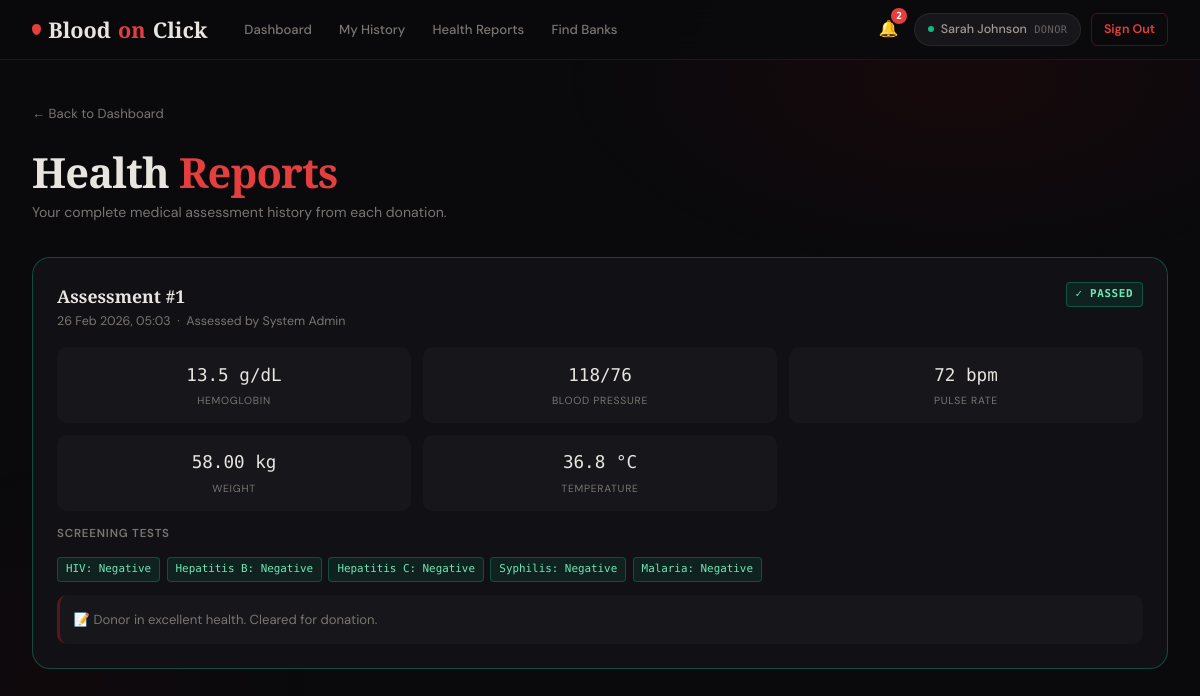
Screenshot of /donor/assessments.php (signed in) with the database file from the repository.
### tables this page shows
CREATE TABLE IF NOT EXISTS medical_assessments (
    id              INT AUTO_INCREMENT PRIMARY KEY,
    donor_id        INT             NOT NULL,
    assessed_by     INT             NOT NULL,           
    donation_id     INT             DEFAULT NULL,
    hemoglobin      DECIMAL(4,1),                       
    blood_pressure  VARCHAR(20),                        
    pulse_rate      INT,                                
    weight          DECIMAL(5,2),                       
    temperature     DECIMAL(4,1),                       
    hiv_status      ENUM('Negative','Positive','Unknown') DEFAULT 'Unknown',
    hepatitis_b     ENUM('Negative','Positive','Unknown') DEFAULT 'Unknown',
    hepatitis_c     ENUM('Negative','Positive','Unknown') DEFAULT 'Unknown',
    syphilis        ENUM('Negative','Positive','Unknown') DEFAULT 'Unknown',
    malaria         ENUM('Negative','Positive','Unknown') DEFAULT 'Unknown',
    passed          TINYINT(1)      DEFAULT 1,
    notes           TEXT,
    assessed_at     TIMESTAMP       DEFAULT CURRENT_TIMESTAMP,
    FOREIGN KEY (donor_id)    REFERENCES users(id)      ON DELETE CASCADE,
    FOREIGN KEY (assessed_by) REFERENCES users(id)      ON DELETE CASCADE,
    FOREIGN KEY (donation_id) REFERENCES donations(id)  ON DELETE SET NULL
);

CREATE TABLE IF NOT EXISTS users (
    id            INT AUTO_INCREMENT PRIMARY KEY,
    full_name     VARCHAR(150)     NOT NULL,
    age           INT,
    gender        ENUM('Male','Female','Other'),
    blood_group   ENUM('A+','A-','B+','B-','AB+','AB-','O+','O-'),
    contact       VARCHAR(20),
    email         VARCHAR(200)     NOT NULL UNIQUE,
    password      VARCHAR(255)     NOT NULL,
    city          VARCHAR(100),
    latitude      DECIMAL(10,7)    DEFAULT NULL,
    longitude     DECIMAL(10,7)    DEFAULT NULL,
    last_donation_date DATE        DEFAULT NULL,
    role          ENUM('admin','donor','blood_bank','seeker') DEFAULT 'donor',
    is_available  TINYINT(1)       DEFAULT 1,
    profile_photo VARCHAR(255)     DEFAULT NULL,
    created_at    TIMESTAMP        DEFAULT CURRENT_TIMESTAMP,
    updated_at    TIMESTAMP        DEFAULT CURRENT_TIMESTAMP ON UPDATE CURRENT_TIMESTAMP
);

### donor/assessments.php (the view, shortened to what this page needs)
<?php
require_once '../config/layout.php';
$db  = getDB();
$uid = $_SESSION['user_id'];
$assessments = $db->prepare("SELECT ma.*,u.full_name AS assessor_name FROM medical_assessments ma JOIN users u ON ma.assessed_by=u.id WHERE ma.donor_id=? ORDER BY ma.assessed_at DESC");
$assessments->execute([$uid]);
$assessments = $assessments->fetchAll();
renderHead('Health Reports'); ?>
<div class="page animate-in">
  <a href="/donor/dashboard.php" class="back-link">← Back to Dashboard</a>
  <h1 class="page-title">Health <span>Reports</span></h1>
  <p class="page-subtitle">Your complete medical assessment history from each donation.</p>
  <?php if(empty($assessments)): ?>
    <div class="empty-state"><div class="icon">🩺</div><p>No medical assessments on record yet.</p></div>
  <?php else: foreach($assessments as $i=>$a): ?>
  <div class="assessment-card <?= $a['passed']?'passed':'failed' ?>" style="margin-bottom:1.25rem;animation:fadeUp .4s ease <?= $i*.05 ?>s both;">
    <div style="display:flex;justify-content:space-between;align-items:flex-start;flex-wrap:wrap;gap:.5rem;margin-bottom:1rem;">
      <div>
        <div style="font-family:var(--font-display);font-size:1.1rem;font-weight:700;">Assessment #<?= $i+1 ?></div>
        <div style="font-size:.78rem;color:var(--text-muted);">
          <?= date('d M Y, H:i', strtotime($a['assessed_at'])) ?> &nbsp;·&nbsp; Assessed by <?= htmlspecialchars($a['assessor_name']) ?>
        </div>
      </div>
      <span class="status-badge <?= $a['passed']?'status-completed':'status-rejected' ?>"><?= $a['passed']?'✓ Passed':'✗ Not Passed' ?></span>
    </div>
    <div class="vitals-grid">
      <div class="vital"><div class="vital-val"><?= $a['hemoglobin'] ?> g/dL</div><div class="vital-name">Hemoglobin</div></div>
      <div class="vital"><div class="vital-val"><?= $a['blood_pressure'] ?></div><div class="vital-name">Blood Pressure</div></div>
      <div class="vital"><div class="vital-val"><?= $a['pulse_rate'] ?> bpm</div><div class="vital-name">Pulse Rate</div></div>
      <div class="vital"><div class="vital-val"><?= $a['weight'] ?> kg</div><div class="vital-name">Weight</div></div>
      <div class="vital"><div class="vital-val"><?= $a['temperature'] ?> °C</div><div class="vital-name">Temperature</div></div>
    </div>
    <div style="margin-top:.85rem;">
      <div style="font-size:.72rem;font-weight:600;text-transform:uppercase;letter-spacing:.07em;color:var(--text-muted);margin-bottom:.5rem;">Screening Tests</div>
      <div class="disease-row">
        <span class="disease-chip <?= $a['hiv_status']==='Negative'?'chip-neg':'chip-pos' ?>">HIV: <?= $a['hiv_status'] ?></span>
        <span class="disease-chip <?= $a['hepatitis_b']==='Negative'?'chip-neg':'chip-pos' ?>">Hepatitis B: <?= $a['hepatitis_b'] ?></span>
        <span class="disease-chip <?= $a['hepatitis_c']==='Negative'?'chip-neg':'chip-pos' ?>">Hepatitis C: <?= $a['hepatitis_c'] ?></span>
        <span class="disease-chip <?= $a['syphilis']==='Negative'?'chip-neg':'chip-pos' ?>">Syphilis: <?= $a['syphilis'] ?></span>
        <span class="disease-chip <?= $a['malaria']==='Negative'?'chip-neg':'chip-pos' ?>">Malaria: <?= $a['malaria'] ?></span>
      </div>
    </div>
    <?php if($a['notes']): ?>
    <div style="margin-top:.85rem;padding:.85rem;background:var(--bg-panel);border-radius:var(--radius);font-size:.82rem;color:var(--text-muted);border-left:3px solid var(--border-red);">
      📝 <?= htmlspecialchars($a['notes']) ?>
    </div>
    <?php endif; ?>
  </div>
  <?php endforeach; endif; ?>
</div>
</body></html>

### assets/style.css (style rules this page uses)
:root { --bg: #0a0a0d; --bg-card: #111115; --bg-panel: #16161b; --bg-hover: #1c1c22; --border: rgba(255,255,255,0.07); --border-red: rgba(185,28,28,0.4); --red: #c0392b; --red-bright: #e53e3e; --red-glow: rgba(192,57,43,0.22); --red-pale: rgba(192,57,43,0.08); --text: #e8e4df; --text-muted: #7a7570; --text-label: #a09890; --bg-Opos: #ea580c; --bg-Oneg: #dc2626; --bg-Apos: #2563eb; --bg-Aneg: #7c3aed; --bg-Bpos: #0891b2; --bg-Bneg: #059669; --bg-ABpos: #be185d; --bg-ABneg: #d97706; --urgent-critical: #dc2626; --urgent-urgent: #ea580c; --urgent-normal: #16a34a; --font-display: 'Cormorant Garamond', Georgia, serif; --font-body: 'DM Sans', sans-serif; --font-mono: 'DM Mono', monospace; --radius: 10px; --radius-lg: 18px; --t: 0.22s cubic-bezier(0.4,0,0.2,1); }
*,*::before,*::after { box-sizing:border-box; margin:0; padding:0; }
html { font-size:16px; scroll-behavior:smooth; }
body { background:var(--bg); color:var(--text); font-family:var(--font-body); font-weight:400; line-height:1.65; min-height:100vh; overflow-x:hidden; }
body::before { content:''; position:fixed; inset:0; pointer-events:none; z-index:0; background: radial-gradient(ellipse 55% 40% at 80% 10%, rgba(139,0,0,0.1) 0%, transparent 60%), radial-gradient(ellipse 35% 45% at 5% 85%, rgba(100,0,0,0.07) 0%, transparent 60%); }
a { color:var(--red-bright); text-decoration:none; transition:color var(--t); }
.nav-links a { color:var(--text-muted); font-size:.82rem; font-weight:500; padding:.35rem .8rem; border-radius:6px; transition:all var(--t); }
.page { position:relative; z-index:1; max-width:1300px; margin:0 auto; padding:2.5rem 2rem 4rem; }
.page-title { font-family:var(--font-display); font-size:clamp(1.8rem,3.5vw,2.6rem); font-weight:700; line-height:1.15; letter-spacing:-0.02em; margin-bottom:.3rem; }
.page-title span { color:var(--red-bright); }
.page-subtitle { color:var(--text-muted); font-size:.88rem; margin-bottom:2rem; }
.status-badge { font-size:.68rem; font-weight:600; padding:.18rem .55rem; border-radius:4px; text-transform:uppercase; letter-spacing:.06em; font-family:var(--font-mono); }
.status-completed { background:rgba(16,185,129,.1); border:1px solid rgba(16,185,129,.35); color:#6ee7b7; }
.assessment-card { background:var(--bg-card); border:1px solid var(--border); border-radius:var(--radius-lg); padding:1.5rem; }
.assessment-card.passed { border-color:rgba(16,185,129,.35); }
.vitals-grid { display:grid; grid-template-columns:repeat(3,1fr); gap:.75rem; margin-top:1rem; }
.vital { background:var(--bg-panel); border-radius:var(--radius); padding:.85rem; text-align:center; }
.vital-val { font-family:var(--font-mono); font-size:1.1rem; font-weight:500; color:var(--text); }
.vital-name { font-size:.65rem; text-transform:uppercase; letter-spacing:.07em; color:var(--text-muted); margin-top:.15rem; }
.disease-row { display:flex; gap:.4rem; flex-wrap:wrap; margin-top:.85rem; }
.disease-chip { font-size:.68rem; font-family:var(--font-mono); padding:.15rem .5rem; border-radius:4px; display:flex; align-items:center; gap:.3rem; }
.chip-neg { background:rgba(16,185,129,.1); border:1px solid rgba(16,185,129,.3); color:#6ee7b7; }
.back-link { font-size:.82rem; color:var(--text-muted); display:inline-flex; align-items:center; gap:.3rem; margin-bottom:1.5rem; }
.animate-in { animation:fadeUp .35s ease both; }

### rows the page displays
medical_assessments: assessed_at "26 Feb 2026, 05:03", assessed_by.full_name "System Admin", passed "✓ PASSED", hemoglobin "13.5", blood_pressure "118/76", pulse_rate "72", weight "58.00", temperature "36.8", hiv_status "Negative", hepatitis_b "Negative", hepatitis_c "Negative", syphilis "Negative", malaria "Negative", notes "Donor in excellent health. Cleared for donation."

### other values shown
$unread "2"
$name "Sarah Johnson"
$roleLabel "DONOR"
